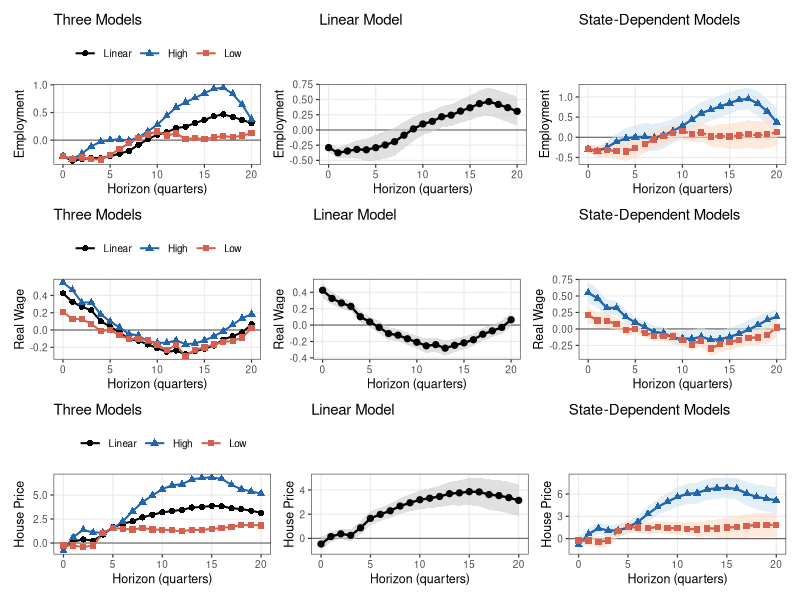

This figure's R source: (Note: this script raises an error after producing the figure.)
# =============================================================================
# Fig_4.R
# Other macro variables: Employment + Real Wage + House Price  (FFR shock)
# Lab methods: lm() (Lab 4), sandwich::NeweyWest(), ggplot2 (Lab 2/4/9)
# INPUTS:  All_data.xls, Ct_dummies.csv
# OUTPUT:  Fig_4.png
# =============================================================================
rm(list = ls())
library(readxl); library(sandwich); library(ggplot2); library(patchwork)

# --- Load data ---------------------------------------------------------------
macro   <- read_excel("../data/All_data.xls", sheet = "Macro_data")
n       <- nrow(macro)
yr      <- seq(1975.0, by = 0.25, length.out = n)
log_GDP <- log(as.numeric(macro$RGDP)) * 100
log_CPI <- log(as.numeric(macro$PCE))  * 100
FFR     <- as.numeric(macro$FFR)
log_EMP <- log(as.numeric(macro$EMPLOYMENT))  * 100
log_WAG <- log(as.numeric(macro$REAL_WAGE))   * 100
log_HP  <- log(as.numeric(macro$HOUSE_PRICE)) * 100

dum     <- read.csv("../data/Ct_dummies.csv")
idx_dum <- match(round(dum$year, 4), round(yr, 4))
p1 <- rep(NA, n); p1[idx_dum] <- dum$p1
n1 <- rep(NA, n); n1[idx_dum] <- dum$n1

smpl   <- yr >= 1981.0 & yr <= 2007.75
T_smpl <- sum(smpl)
bw_fix <- floor(0.75 * T_smpl^(1/3))
cat("Sample:", T_smpl, "quarters | NW bandwidth:", bw_fix, "\n")

# --- Helper functions --------------------------------------------------------
lag_vec <- function(x, l) c(rep(NA, l), x[seq_len(n - l)])

make_reg_df <- function(Y_lead) {
  df <- data.frame(Y = Y_lead, SHOCK = FFR, p1 = p1, n1 = n1,
                   trend = seq_len(n), trend2 = seq_len(n)^2)
  df$p1_SHOCK <- p1 * FFR;  df$n1_SHOCK <- n1 * FFR
  for (l in 0:4) {
    df[[paste0("gdp_l", l)]]    <- lag_vec(log_GDP, l)
    df[[paste0("cpi_l", l)]]    <- lag_vec(log_CPI, l)
    df[[paste0("p1_gdp_l", l)]] <- p1 * df[[paste0("gdp_l", l)]]
    df[[paste0("n1_gdp_l", l)]] <- n1 * df[[paste0("gdp_l", l)]]
    df[[paste0("p1_cpi_l", l)]] <- p1 * df[[paste0("cpi_l", l)]]
    df[[paste0("n1_cpi_l", l)]] <- n1 * df[[paste0("cpi_l", l)]]
  }
  for (l in 1:4) {
    df[[paste0("ffr_l", l)]]    <- lag_vec(FFR, l)
    df[[paste0("p1_ffr_l", l)]] <- p1 * df[[paste0("ffr_l", l)]]
    df[[paste0("n1_ffr_l", l)]] <- n1 * df[[paste0("ffr_l", l)]]
  }
  df[smpl, ]
}

run_lp_h <- function(Y_lead, bw) {
  df <- make_reg_df(Y_lead);  df <- df[complete.cases(df), ]

  lin_rhs <- c("SHOCK", paste0("gdp_l", 0:4), paste0("cpi_l", 0:4),
               paste0("ffr_l", 1:4), "trend", "trend2")
  m_lin <- lm(as.formula(paste("Y ~", paste(lin_rhs, collapse = " + "))), data = df)
  V_lin <- NeweyWest(m_lin, lag = bw, prewhite = FALSE)

  sd_rhs <- c("0", "p1", "n1", "p1_SHOCK", "n1_SHOCK",
              paste0("p1_gdp_l", 0:4), paste0("n1_gdp_l", 0:4),
              paste0("p1_cpi_l", 0:4), paste0("n1_cpi_l", 0:4),
              paste0("p1_ffr_l", 1:4), paste0("n1_ffr_l", 1:4),
              "trend", "trend2")
  m_sd <- lm(as.formula(paste("Y ~", paste(sd_rhs, collapse = " + "))), data = df)
  V_sd <- NeweyWest(m_sd, lag = bw, prewhite = FALSE)

  list(b_lin = -coef(m_lin)["SHOCK"],   s_lin = sqrt(V_lin["SHOCK","SHOCK"]),
       b_H   = -coef(m_sd)["p1_SHOCK"], s_H   = sqrt(V_sd["p1_SHOCK","p1_SHOCK"]),
       b_L   = -coef(m_sd)["n1_SHOCK"], s_L   = sqrt(V_sd["n1_SHOCK","n1_SHOCK"]))
}

# --- Run LP ------------------------------------------------------------------
H_max   <- 20;  h_seq <- 0:H_max
vars_ls <- list(Employment = log_EMP, `Real Wage` = log_WAG, `House Price` = log_HP)
results <- list()

cat("Running LP h = 0 to", H_max, "...\n")
for (hi in seq_along(h_seq)) {
  h <- h_seq[hi];  res_h <- list()
  for (vname in names(vars_ls)) {
    y_v <- vars_ls[[vname]]
    res_h[[vname]] <- run_lp_h(c(y_v[(h+1):n], rep(NA, h)), bw_fix)
  }
  results[[hi]] <- res_h
}

# --- Compile IRF data frame --------------------------------------------------
irf_df <- do.call(rbind, lapply(seq_along(h_seq), function(hi) {
  h <- h_seq[hi];  res <- results[[hi]]
  do.call(rbind, lapply(names(vars_ls), function(vname) {
    r <- res[[vname]]
    data.frame(h = h, var = vname, model = c("Linear","High","Low"),
               est = c(r$b_lin, r$b_H, r$b_L),
               se  = c(r$s_lin, r$s_H, r$s_L), stringsAsFactors = FALSE)
  }))
}))
irf_df$lower <- irf_df$est - irf_df$se
irf_df$upper <- irf_df$est + irf_df$se
irf_df$var   <- factor(irf_df$var,   levels = c("Employment","Real Wage","House Price"))
irf_df$model <- factor(irf_df$model, levels = c("Linear","High","Low"))

# --- ggplot2 panel functions -------------------------------------------------
col_map <- c(Linear = "black", High = "#2166ac", Low = "#d6604d")
shp_map <- c(Linear = 16, High = 17, Low = 15)

plot_three <- function(vl) {
  sub <- irf_df[irf_df$var == vl, ]
  ggplot(sub, aes(x = h, y = est, colour = model, shape = model)) +
    geom_hline(yintercept = 0, colour = "grey40", linewidth = 0.4) +
    geom_line(linewidth = 0.7) + geom_point(size = 1.8) +
    scale_colour_manual(values = col_map) + scale_shape_manual(values = shp_map) +
    scale_x_continuous(breaks = c(0,5,10,15,20)) +
    labs(x = "Horizon (quarters)", y = vl, title = "Three Models",
         colour = NULL, shape = NULL) +
    theme_bw(base_size = 9) +
    theme(legend.position = "top", panel.grid.minor = element_blank())
}
plot_linear <- function(vl) {
  sub <- irf_df[irf_df$var == vl & irf_df$model == "Linear", ]
  ggplot(sub, aes(x = h)) +
    geom_hline(yintercept = 0, colour = "grey40", linewidth = 0.4) +
    geom_ribbon(aes(ymin = lower, ymax = upper), fill = "grey80", alpha = 0.6) +
    geom_line(aes(y = est), colour = "black", linewidth = 0.8) +
    geom_point(aes(y = est), colour = "black", size = 1.8) +
    scale_x_continuous(breaks = c(0,5,10,15,20)) +
    labs(x = "Horizon (quarters)", y = vl, title = "Linear Model") +
    theme_bw(base_size = 9) + theme(panel.grid.minor = element_blank())
}
plot_state <- function(vl) {
  sH <- irf_df[irf_df$var == vl & irf_df$model == "High", ]
  sL <- irf_df[irf_df$var == vl & irf_df$model == "Low",  ]
  ggplot() +
    geom_hline(yintercept = 0, colour = "grey40", linewidth = 0.4) +
    geom_ribbon(data = sH, aes(x=h, ymin=lower, ymax=upper), fill="#d1e5f0", alpha=0.6) +
    geom_ribbon(data = sL, aes(x=h, ymin=lower, ymax=upper), fill="#fddbc7", alpha=0.6) +
    geom_line(data=sH, aes(x=h,y=est), colour="#2166ac", linewidth=0.8) +
    geom_point(data=sH, aes(x=h,y=est), colour="#2166ac", shape=17, size=1.8) +
    geom_line(data=sL, aes(x=h,y=est), colour="#d6604d", linewidth=0.8, linetype="dashed") +
    geom_point(data=sL, aes(x=h,y=est), colour="#d6604d", shape=15, size=1.8) +
    scale_x_continuous(breaks = c(0,5,10,15,20)) +
    labs(x = "Horizon (quarters)", y = vl, title = "State-Dependent Models") +
    theme_bw(base_size = 9) + theme(panel.grid.minor = element_blank())
}

# --- Assemble and save -------------------------------------------------------
var_labs <- c("Employment","Real Wage","House Price")
panels   <- lapply(var_labs, function(vl) plot_three(vl) | plot_linear(vl) | plot_state(vl))
fig4 <- panels[[1]] / panels[[2]] / panels[[3]]
ggsave("../output/Fig_4.png", fig4, width = 12, height = 10, dpi = 200)
cat("Saved: Fig_4.png\n")
